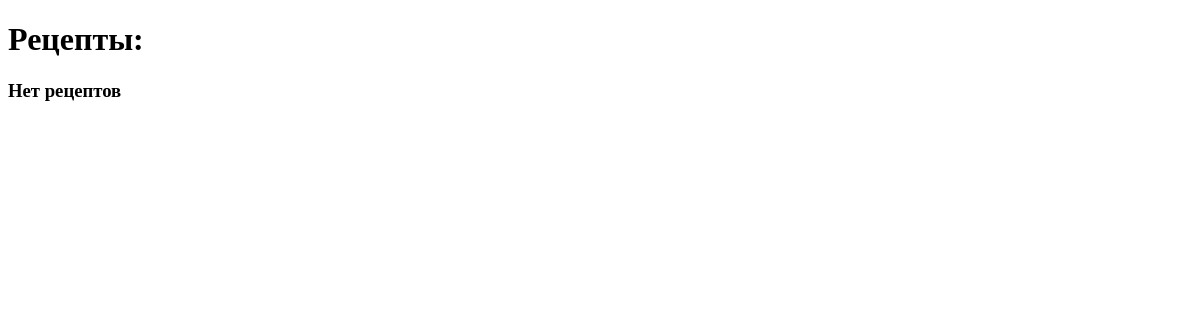
/recept/recepts/, run on an earlier commit of the app's database.
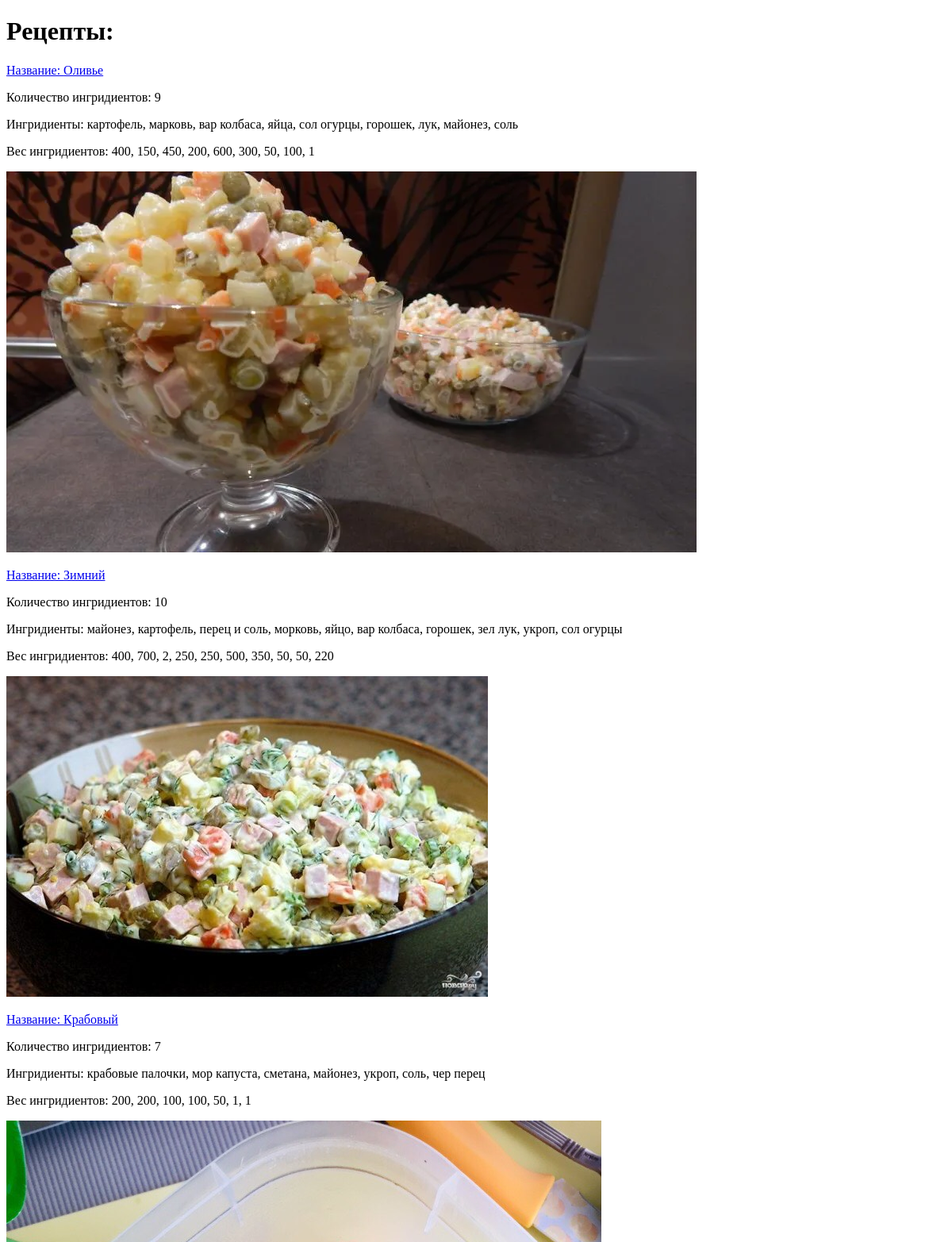
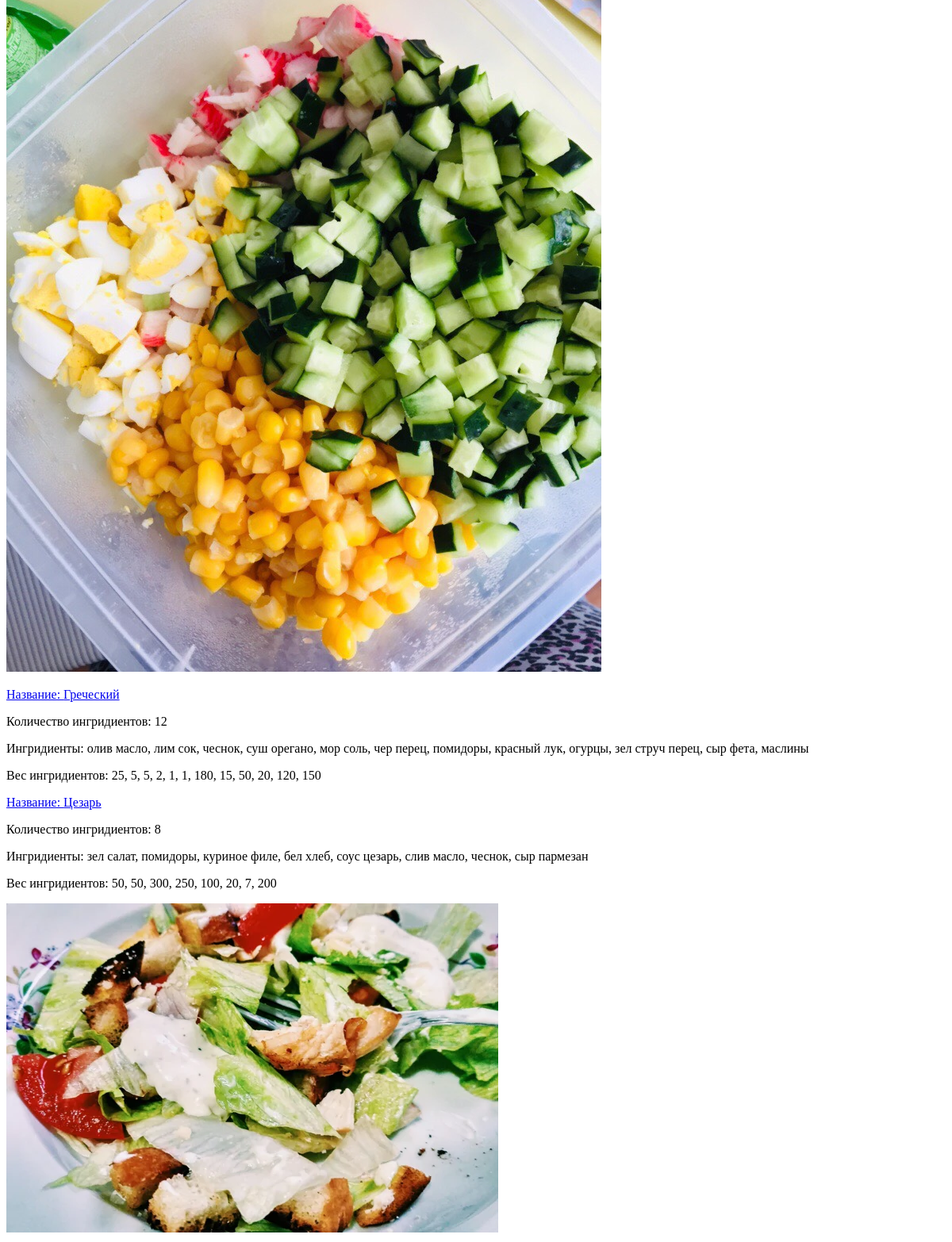
And on a later commit of the database (2 pictures, top to bottom).
### recept/models.py (models this page shows, shortened)
class Recept(models.Model):
    name = models.CharField(max_length=50)
    count_ingredients = models.CharField(max_length=3, blank=True)
    ingredients = models.TextField(null=False, blank=True)
    weight_ingredients_gramm = models.TextField(null=False, blank=True)
    author = models.TextField() #User
    preview = models.ImageField(null=True, blank=True, upload_to=recept_preview_directory_path)

### recept/views.py (the view)
# urls.py: path('recepts/', recept_list, name="recept_list"),
def recept_list(request: HttpRequest) -> HttpResponse:
    context = {
    "recepts": Recept.objects.all(),
    }
    return render(request, 'recept/recept-list.html', context=context)

### recept/templates/recept/recept-list.html (shortened to what this page needs)
{% extends 'recept/base.html' %}
{% block body %}
    <h1>Рецепты:</h1>
    {% if recepts %}
        <div>
            {% for recept in recepts %}
                <div>
                    <p><a href="{% url 'recept:recept_details' pk=recept.pk %}">Название: {{ recept.name }}</a></p>
                    <p>Количество ингридиентов: {{ recept.count_ingredients }} </p>
                    <p>Ингридиенты: {{ recept.ingredients }} </p>
                    <p>Вес ингридиентов: {{ recept.weight_ingredients_gramm }} </p>
                {% if recept.preview %}
                    <img src="{{ recept.preview.url }}" alt="{{ recept.preview.name }}">
                    {% endif %}
                </div>
            {% endfor %}
        </div>
    {% else %}
    <h3>Нет рецептов</h3>
    {% endif %}
{% endblock %}

### recept/templates/recept/base.html (shortened to what this page needs)
<!DOCTYPE html>
<html lang="en">
<head>
</head>
<body>
    {% block body %}{% endblock %}
</body>
</html>

What changed in the data, as far as the page shows it:
added Recept: name "Оливье", count_ingredients "9", ingredients "картофель, марковь, вар колбаса, яйца, сол огурцы, горошек, лук, майонез, соль", weight_ingredients_gramm "400, 150, 450, 200, 600, 300, 50, 100, 1", preview (picture)
added Recept: name "Зимний", count_ingredients "10", ingredients "майонез, картофель, перец и соль, морковь, яйцо, вар колбаса, горошек, зел лук, укроп, сол огурцы", weight_ingredients_gramm "400, 700, 2, 250, 250, 500, 350, 50, 50, 220", preview (picture)
added Recept: name "Крабовый", count_ingredients "7", ingredients "крабовые палочки, мор капуста, сметана, майонез, укроп, соль, чер перец", weight_ingredients_gramm "200, 200, 100, 100, 50, 1, 1", preview (picture)
added Recept: name "Греческий", count_ingredients "12", ingredients "олив масло, лим сок, чеснок, суш орегано, мор соль, чер перец, помидоры, красный лук, огурцы, зел струч перец, сыр фета, маслины", weight_ingredients_gramm "25, 5, 5, 2, 1, 1, 180, 15, 50, 20, 120, 150"
added Recept: name "Цезарь", count_ingredients "8", ingredients "зел салат, помидоры, куриное филе, бел хлеб, соус цезарь, слив масло, чеснок, сыр пармезан", weight_ingredients_gramm "50, 50, 300, 250, 100, 20, 7, 200", preview (picture)
Also different on the page:
text no longer shown: "Нет рецептов"
